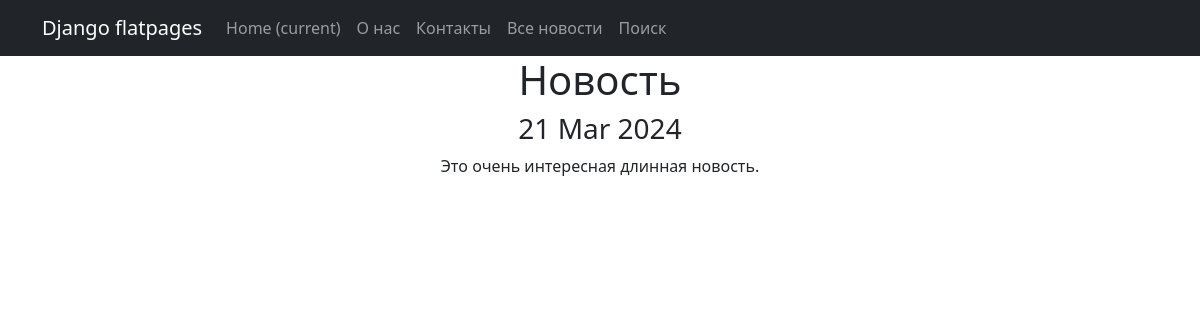
Screenshot of /news/1 with the database file from the repository.
### news/models.py (models this page shows, shortened)
class Post(models.Model):
    author = models.ForeignKey(Author, on_delete=models.CASCADE)
    NEWS = 'NW'
    ARTICLE = 'AR'
    CATEGORY_CHOICES = (
        (NEWS, 'Новость'),
        (ARTICLE, 'Статья'),
    )
    categoryType = models.CharField(max_length=2, choices=CATEGORY_CHOICES, default=ARTICLE)
    dateCreation = models.DateTimeField(auto_now_add=True)
    postCategory = models.ManyToManyField(Category, through='PostCategory')
    title = models.CharField(max_length=128)
    text = models.TextField()
    rating = models.SmallIntegerField(default=0)

### news/views.py (the view)
# urls.py: path('news/<int:id>', PostDetail.as_view(), name='post_detail'),
class PostDetail(DetailView):
    model = Post
    template_name = 'post.html'
    context_object_name = 'post'
    pk_url_kwarg = 'id'

### news/templatetags/custom_filters.py (called while the page is built)
@register.filter()
def censor(text):
    if not (isinstance(text, str)):
        raise StrException('Variable is not a string')
    for key in CENSOR_WORDS:
        text = text.replace(key, CENSOR_WORDS[key])
    return text

### news/templatetags/custom_tags.py (called while the page is built)
@register.simple_tag()
def current_time(format_string='%b %d %Y'):
    return datetime.utcnow().strftime(format_string)

### templates/post.html (shortened to what this page needs)
{% extends 'flatpages/default.html' %}
{% load custom_filters %}!
{% load custom_tags %}
{% block content %}
    <h1>{{ post.title|censor }}</h1>
    <tr><h3>{% current_time '%d %b %Y' %}</h3></tr>
    <tr>{{ post.text|censor }}</tr>
{% endblock content %}

### rows the page displays
Post: title|censor "Новость", text|censor "Это очень интересная длинная новость."
